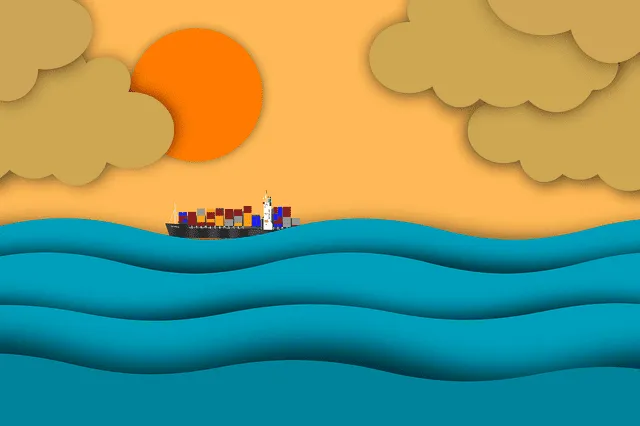
#> input picture Image Translation and Rotation using OpenCV/image.jpg, 640 x 426 px
$ jupyter execute transformation.ipynb
#> lines starting #> are read from the running program, lines starting #| are printed output that depends on the picture
[cell 1]
import cv2

[cell 2]
image = cv2.imread('image.jpg')
#> image is the input picture: shape (426, 640, 3); mean B, G, R 114.2, 150.5, 121

[cell 3]
height, width = image.shape[:2]
#> height = 426; width = 640
center = (width/2, height/2)
#> center = (320, 213)
rotate_matrix = cv2.getRotationMatrix2D(center=center, angle=180, scale=1)
rotated_image = cv2.warpAffine(src=image, M=rotate_matrix, dsize=(width, height))
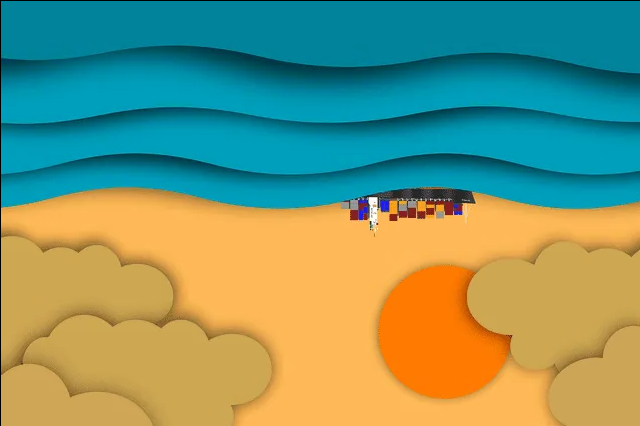
#> rotated_image: shape (426, 640, 3); mean B, G, R 113.8, 149.9, 120.3

[cell 4]
cv2.imshow('Original image', image)
cv2.imshow('Rotated image', rotated_image)
cv2.waitKey(0)
cv2.imwrite('rotated_image.jpg', rotated_image)
#> Out = True
